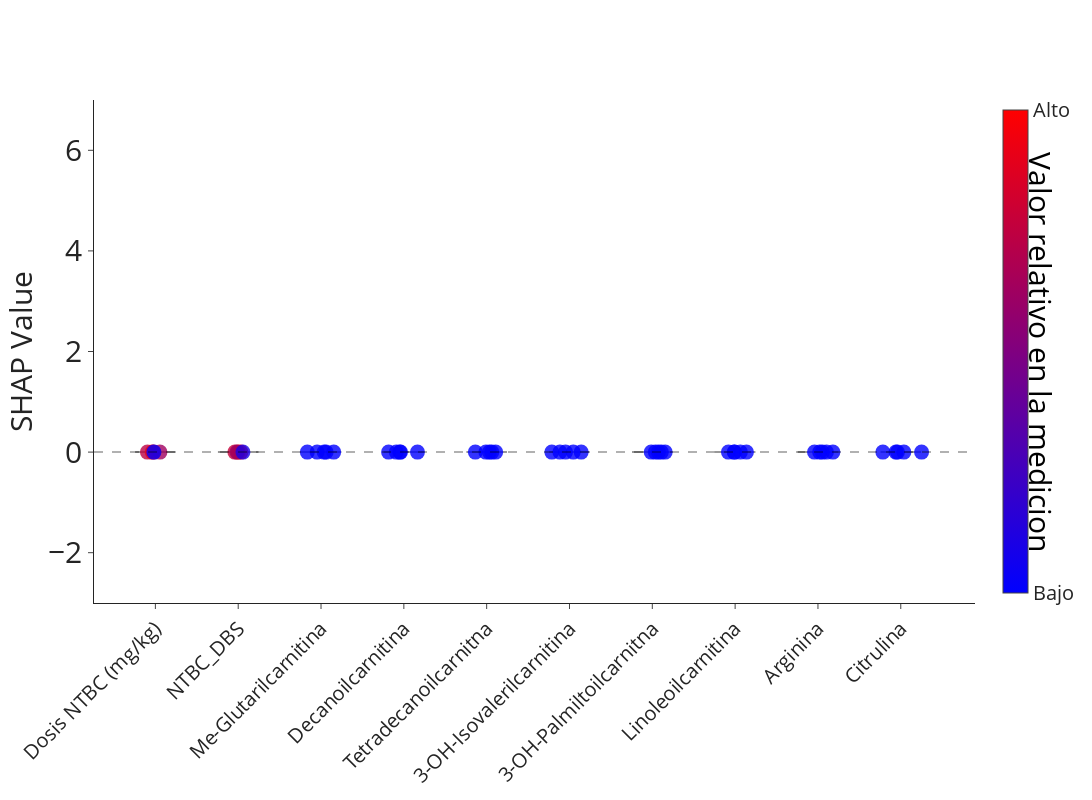

Notebook code for this chart:
### Code cell
import plotly.graph_objects as go
import plotly.express as px
import numpy as np

N_FEATURES : int = 10 # Features a mostrar

for PACIENTE in range(0,16):
    
    print(f"Mostrando ventana de [{(PACIENTE)*6}:{(PACIENTE+1)*6-1}]")

    fig = go.Figure()
    for n, feature in enumerate(df2.columns[:N_FEATURES]):

        fig.add_trace(go.Violin(
            y=pd_shap_values_alterado_colapsado[feature], 
            x=[n]*df2.shape[0], 
            name=feature,
            box_visible=False,
            meanline_visible=False,
            opacity=0.4,
            line_color='black',
            fillcolor='lightgray',
        ))

        # PUNTOS DE LA FIGURA
        fig.add_trace(go.Scatter(
            y=pd_shap_values_alterado_colapsado[feature][(PACIENTE)*6:(PACIENTE+1)*6-1], 
            x=np.random.normal(n,0.1,df2.shape[0])[(PACIENTE)*6:(PACIENTE+1)*6-1], # Dummy con distribucion normal para separar puntos
            mode='markers',
            marker=dict(
                size=15, 
                color=df2[feature].rank(pct=True), 
                colorscale="bluered", 
                opacity=0.8,
            ),
            name=feature,
            orientation='h', # 
        ))

    # Define los Ticks con los nombres de las features
    fig.update_xaxes(
        tickvals=list(range(N_FEATURES)), 
        ticktext=df2[:N_FEATURES].columns,
        tickangle=-45, 
        tickfont=dict(size=20),
    )
    
    # Define la escala del eje vertical, dentro de los SHAP values normales
    fig.update_yaxes(
        title="SHAP Value",
        range=[-3,7],
        tickfont=dict(size=30),
    )

    # Trace vacio para poner la escala de color...
    fig.add_trace(go.Scatter(
        x=[None], y=[None], mode='markers',
        marker=dict(
            colorscale="bluered", 
            showscale=True,
            cmin=-5, cmax=5,
            colorbar=dict(
                thickness=25, 
                tickvals=[-5, 5], 
                ticktext=['Bajo', 'Alto'], 
                outlinewidth=1, 
                tickfont=dict(size=20),
                #orientation='h', # Barra horizontal
            )
        ),
        hoverinfo='none'
    ))
    # ...y le pone una anotacion titulo a dicha barra de color
    # (esto es para la barra vertical al costado derecho)
    fig.add_annotation(text="Valor relativo en la medicion", # TODO: mejor descripcion?
        xref="paper", yref="paper",
        x=1.1, y=0.5, textangle=90, 
        showarrow=False,
        font=dict(
            color="black",
            size=30
        ),
    )

    # Inlcuye una linea para aportes positivos de negativos
    fig.add_hline(
        y=0.0, 
        line_width=2, 
        line_dash="dash", 
        line_color="black"
    )
    fig.update_yaxes(title_font=dict(size=30))


    fig.update_layout(
        # title="Model feature importance",
        template='simple_white',
        showlegend=False, 
        coloraxis_showscale=True,
        autosize=False,
        width=1900, # MODIFICAR PARA ESCALA DE FIGURA
        height=800, # MODIFICAR PARA ESCALA DE FIGURA
    )

    fig.write_image(f"fig/shap_paciente_{PACIENTE}.png")
fig.show()

### Figure 1 — Plotly figure (JSON) as saved in the notebook; plotly's stock layout.template omitted (floating-point values rounded to 4 significant figures)
{"data": [{"box": {"visible": false}, "fillcolor": "lightgray", "line": {"color": "black"}, "meanline": {"visible": false}, "name": "Dosis NTBC (mg/kg)", "opacity": 0.4, "type": "violin", "x": [0, 0, 0, 0, 0, 0, 0, 0, 0, 0, 0, 0, 0, 0, 0, 0, 0, 0, 0, 0, 0, 0, 0, 0, 0, 0, 0, 0, 0, 0, 0, 0, 0, 0, 0, 0, 0, 0, 0, 0, 0, 0, 0, 0, 0, 0, 0, 0, 0, 0, 0, 0, 0, 0, 0, 0, 0, 0, 0, 0, 0, 0, 0, 0, 0, 0, 0, 0, 0, 0, 0, 0, 0, 0, 0, 0, 0, 0, 0, 0, 0, 0, 0, 0, 0, 0, 0, 0, 0, 0, 0, 0, 0, 0, 0, 0, 0, 0, 0, 0, 0, 0, 0, 0, 0, 0, 0, 0, 0, 0, 0, 0, 0, 0], "y": [0, 0, 0, 0, 0, 0, 0, 0, 0, 0, 0, 0, 0, 0, 0, 0, 0, 0, 0, 0, 0, 0, 0, 0, 0, 0, 0, 0, 0, 0, 0, 0, 0, 0, 0, 0, 0, 0, 0, 0, 0, 0, 0, 0, 0, 0, 0, 0, 0, 0, 0, 0, 0, 0, 0, 0, 0, 0, 0, 0, 0, 0, 0, 0, 0, 0, 0, 0, 0, 0, 0, 0, 0, 0, 0, 0, 0, 0, 0, 0, 0, 0, 0, 0, 0, 0, 0, 0, 0, 0, 0, 0, 0, 0, 0, 0, 0, 0, 0, 0, 0, 0, 0, 0, 0, 0, 0, 0, 0, 0, 0, 0, 0, 0]}, {"marker": {"color": [0.7368, 0.886, 0.7544, 0.6316, 0.03509, 0.8772, 0.8947, 0.8684, 0.7632, 0.8202, 0.8202, 0.1579, 0.5088, 0.3772, 0.3421, 0.2807, 0.1754, 0.2105, 0.2456, 0.008772, 0.01754, 0.7018, 0.6667, 0.6447, 0.7105, 0.7456, 0.8509, 0.7193, 0.5789, 0.4254, 0.3596, 0.1404, 0.09649, 0.08772, 0.5351, 0.4561, 0.2632, 0.2368, 0.193, 0.2544, 0.5263, 0.1667, 0.07018, 0.02632, 0.3509, 0.4123, 0.9474, 0.7895, 0.5482, 0.443, 0.1842, 0.114, 0.114, 0.114, 0.7281, 0.614, 0.5175, 0.4825, 0.5482, 0.5, 0.3158, 0.2895, 0.9825, 0.9912, 0.9649, 0.7982, 0.6842, 0.693, 0.9211, 0.9561, 0.6447, 0.6228, 0.7807, 0.9035, 0.6754, 0.4254, 0.2982, 0.3333, 0.3947, 0.8421, 0.8596, 0.4737, 0.386, 0.3246, 0.307, 0.2719, 0.2281, 0.1491, 0.0614, 1, 0.5965, 0.5877, 0.9386, 0.7719, 0.8202, 0.8202, 0.443, 0.2018, 0.6579, 0.5702, 0.07895, 0.05263, 0.04386, 0.5614, 0.9298, 0.2193, 0.1316, 0.4649, 0.6053, 0.4912, 0.3684, 0.9737, 0.9123, 0.4035], "colorscale": [[0, "rgb(0,0,255)"], [1, "rgb(255,0,0)"]], "opacity": 0.8, "size": 15}, "mode": "markers", "name": "Dosis NTBC (mg/kg)", "orientation": "h", "type": "scatter", "x": [-0.09617, -0.0375, -0.02218, 0.055, -0.01744], "y": [0, 0, 0, 0, 0]}, {"box": {"visible": false}, "fillcolor": "lightgray", "line": {"color": "black"}, "meanline": {"visible": false}, "name": "NTBC_DBS", "opacity": 0.4, "type": "violin", "x": [1, 1, 1, 1, 1, 1, 1, 1, 1, 1, 1, 1, 1, 1, 1, 1, 1, 1, 1, 1, 1, 1, 1, 1, 1, 1, 1, 1, 1, 1, 1, 1, 1, 1, 1, 1, 1, 1, 1, 1, 1, 1, 1, 1, 1, 1, 1, 1, 1, 1, 1, 1, 1, 1, 1, 1, 1, 1, 1, 1, 1, 1, 1, 1, 1, 1, 1, 1, 1, 1, 1, 1, 1, 1, 1, 1, 1, 1, 1, 1, 1, 1, 1, 1, 1, 1, 1, 1, 1, 1, 1, 1, 1, 1, 1, 1, 1, 1, 1, 1, 1, 1, 1, 1, 1, 1, 1, 1, 1, 1, 1, 1, 1, 1], "y": [0, 0, 0, 0, 0, 0, 0, 0, 0, 0, 0, 0, 0, 0, 0, 0, 0, 0, 0, 0, 0, 0, 0, 0, 0, 0, 0, 0, 0, 0, 0, 0, 0, 0, 0, 0, 0, 0, 0, 0, 0, 0, 0, 0, 0, 0, 0, 0, 0, 0, 0, 0, 0, 0, 0, 0, 0, 0, 0, 0, 0, 0, 0, 0, 0, 0, 0, 0, 0, 0, 0, 0, 0, 0, 0, 0, 0, 0, 0, 0, 0, 0, 0, 0, 0, 0, 0, 0, 0, 0, 0, 0, 0, 0, 0, 0, 0, 0, 0, 0, 0, 0, 0, 0, 0, 0, 0, 0, 0, 0, 0, 0, 0, 0]}, {"marker": {"color": [0.8509, 0.9298, 0.7807, 0.6228, 0.1053, 0.2368, 0.4298, 0.5526, 0.6053, 0.3333, 0.01316, 0.5614, 0.7544, 0.4825, 0.5088, 0.4211, 0.5439, 0.7368, 0.7895, 0.5789, 0.2193, 0.02632, 0.04386, 0.07018, 0.05263, 0.0614, 0.8421, 0.7456, 0.2895, 0.1579, 0.4561, 0.8684, 0.9123, 0.9561, 0.6491, 0.5702, 0.7105, 0.6404, 0.614, 0.3684, 0.8772, 0.8333, 0.6316, 0.7193, 0.7719, 0.1842, 0.4737, 0.4123, 0.1316, 0.09649, 0.7018, 0.1491, 0.1228, 0.114, 0.9386, 0.8947, 0.4912, 0.3509, 0.807, 0.6667, 0.2018, 0.6579, 0.3947, 0.2807, 0.4649, 0.3596, 0.1667, 0.4035, 0.2982, 0.193, 0.307, 0.1754, 0.5877, 0.6842, 0.5965, 0.3421, 0.2456, 0.5, 0.1404, 0.4474, 0.5351, 0.2105, 0.08772, 1, 0.9912, 0.9825, 0.9649, 0.8596, 0.6754, 0.9737, 0.7982, 0.2544, 0.3246, 0.7281, 0.07895, 0.01316, 0.7632, 0.386, 0.03509, 0.5175, 0.9211, 0.8158, 0.693, 0.886, 0.4386, 0.9035, 0.3772, 0.8246, 0.9474, 0.5263, 0.3158, 0.2632, 0.2719, 0.2281], "colorscale": [[0, "rgb(0,0,255)"], [1, "rgb(255,0,0)"]], "opacity": 0.8, "size": 15}, "mode": "markers", "name": "NTBC_DBS", "orientation": "h", "type": "scatter", "x": [1.032, 0.9996, 0.9598, 0.9853, 1.057], "y": [0, 0, 0, 0, 0]}, {"box": {"visible": false}, "fillcolor": "lightgray", "line": {"color": "black"}, "meanline": {"visible": false}, "name": "Me-Glutarilcarnitina", "opacity": 0.4, "type": "violin", "x": [2, 2, 2, 2, 2, 2, 2, 2, 2, 2, 2, 2, 2, 2, 2, 2, 2, 2, 2, 2, 2, 2, 2, 2, 2, 2, 2, 2, 2, 2, 2, 2, 2, 2, 2, 2, 2, 2, 2, 2, 2, 2, 2, 2, 2, 2, 2, 2, 2, 2, 2, 2, 2, 2, 2, 2, 2, 2, 2, 2, 2, 2, 2, 2, 2, 2, 2, 2, 2, 2, 2, 2, 2, 2, 2, 2, 2, 2, 2, 2, 2, 2, 2, 2, 2, 2, 2, 2, 2, 2, 2, 2, 2, 2, 2, 2, 2, 2, 2, 2, 2, 2, 2, 2, 2, 2, 2, 2, 2, 2, 2, 2, 2, 2], "y": [0, 0, 0, 0, 0, 0, 0, 0, 0, 0, 0, 0, 0, 0, 0, 0, 0, 0, 0, 0, 0, 0, 0, 0, 0, 0, 0, 0, 0, 0, 0, 0, 0, 0, 0, 0, 0, 0, 0, 0, 0, 0, 0, 0, 0, 0, 0, 0, 0, 0, 0, 0, 0, 0, 0, 0, 0, 0, 0, 0, 0, 0, 0, 0, 0, 0, 0, 0, 0, 0, 0, 0, 0, 0, 0, 0, 0, 0, 0, 0, 0, 0, 0, 0, 0, 0, 0, 0, 0, 0, 0, 0, 0, 0, 0, 0, 0, 0, 0, 0, 0, 0, 0, 0, 0, 0, 0, 0, 0, 0, 0, 0, 0, 0]}, {"marker": {"color": [0.07456, 0.07456, 0.07456, 0.07456, 0.07456, 0.07456, 0.07456, 0.07456, 0.7456, 0.2675, 0.2675, 0.07456, 0.07456, 0.1667, 0.4912, 0.2675, 0.9912, 1, 0.9211, 0.7456, 0.5702, 0.8684, 0.8684, 0.3947, 0.443, 0.443, 0.8377, 0.8991, 0.5702, 0.3947, 0.3947, 0.9342, 0.9342, 0.7851, 0.6711, 0.8158, 0.5702, 0.6711, 0.3947, 0.3947, 0.6316, 0.3947, 0.2675, 0.2675, 0.2675, 0.4561, 0.6711, 0.7193, 0.4912, 0.4912, 0.4912, 0.7851, 0.7851, 0.7851, 0.4912, 0.6316, 0.4912, 0.4912, 0.9605, 0.9781, 0.8158, 0.7632, 0.9781, 0.9605, 0.6316, 0.5702, 0.3947, 0.5702, 0.2675, 0.3947, 0.3947, 0.7456, 0.07456, 0.07456, 0.1579, 0.1754, 0.6711, 0.2675, 0.8509, 0.5702, 0.5702, 0.7193, 0.8158, 0.2675, 0.2675, 0.2675, 0.2675, 0.2675, 0.2675, 0.07456, 0.07456, 0.07456, 0.07456, 0.6711, 0.2675, 0.2675, 0.1491, 0.9474, 0.5702, 0.5702, 0.2675, 0.2675, 0.2675, 0.5702, 0.7018, 0.2675, 0.6711, 0.8377, 0.886, 0.9123, 0.7193, 0.8991, 0.5702, 0.8684], "colorscale": [[0, "rgb(0,0,255)"], [1, "rgb(255,0,0)"]], "opacity": 0.8, "size": 15}, "mode": "markers", "name": "Me-Glutarilcarnitina", "orientation": "h", "type": "scatter", "x": [2.062, 1.834, 2.153, 2.037, 1.953], "y": [0, 0, 0, 0, 0]}, {"box": {"visible": false}, "fillcolor": "lightgray", "line": {"color": "black"}, "meanline": {"visible": false}, "name": "Decanoilcarnitina", "opacity": 0.4, "type": "violin", "x": [3, 3, 3, 3, 3, 3, 3, 3, 3, 3, 3, 3, 3, 3, 3, 3, 3, 3, 3, 3, 3, 3, 3, 3, 3, 3, 3, 3, 3, 3, 3, 3, 3, 3, 3, 3, 3, 3, 3, 3, 3, 3, 3, 3, 3, 3, 3, 3, 3, 3, 3, 3, 3, 3, 3, 3, 3, 3, 3, 3, 3, 3, 3, 3, 3, 3, 3, 3, 3, 3, 3, 3, 3, 3, 3, 3, 3, 3, 3, 3, 3, 3, 3, 3, 3, 3, 3, 3, 3, 3, 3, 3, 3, 3, 3, 3, 3, 3, 3, 3, 3, 3, 3, 3, 3, 3, 3, 3, 3, 3, 3, 3, 3, 3], "y": [0, 0, 0, 0, 0, 0, 0, 0, 0, 0, 0, 0, 0, 0, 0, 0, 0, 0, 0, 0, 0, 0, 0, 0, 0, 0, 0, 0, 0, 0, 0, 0, 0, 0, 0, 0, 0, 0, 0, 0, 0, 0, 0, 0, 0, 0, 0, 0, 0, 0, 0, 0, 0, 0, 0, 0, 0, 0, 0, 0, 0, 0, 0, 0, 0, 0, 0, 0, 0, 0, 0, 0, 0, 0, 0, 0, 0, 0, 0, 0, 0, 0, 0, 0, 0, 0, 0, 0, 0, 0, 0, 0, 0, 0, 0, 0, 0, 0, 0, 0, 0, 0, 0, 0, 0, 0, 0, 0, 0, 0, 0, 0, 0, 0]}, {"marker": {"color": [0.07456, 0.07456, 0.07456, 0.07456, 0.07456, 0.07456, 0.07456, 0.07456, 0.4386, 0.1842, 0.1754, 0.07456, 0.07456, 0.2412, 0.3684, 0.4386, 0.7193, 0.6667, 0.4561, 0.3904, 0.6842, 0.7061, 0.6491, 0.4649, 0.3114, 0.3684, 0.5746, 0.4825, 0.4123, 0.7368, 0.8114, 0.2807, 0.5044, 0.614, 0.6842, 0.8114, 0.9211, 0.8289, 0.8421, 0.5263, 0.7982, 0.6842, 0.3904, 0.4123, 0.4825, 0.8596, 0.8947, 0.8509, 0.8816, 0.7851, 0.5044, 0.7544, 0.7544, 0.7544, 0.7061, 0.7281, 0.5746, 0.5439, 0.9386, 0.9474, 0.5439, 0.5746, 1, 0.9737, 0.9825, 0.9912, 0.9561, 0.614, 0.614, 0.614, 0.5439, 0.3114, 0.07456, 0.07456, 0.1491, 0.2544, 0.3421, 0.2675, 0.4386, 0.2105, 0.1667, 0.2105, 0.2675, 0.2895, 0.193, 0.2412, 0.614, 0.9035, 0.9123, 0.07456, 0.07456, 0.07456, 0.07456, 0.3421, 0.1579, 0.3114, 0.2105, 0.6579, 0.3684, 0.4825, 0.5175, 0.4123, 0.2281, 0.7851, 0.8684, 0.3421, 0.6404, 0.7719, 0.8816, 0.9298, 0.8289, 0.9649, 0.5746, 0.3114], "colorscale": [[0, "rgb(0,0,255)"], [1, "rgb(255,0,0)"]], "opacity": 0.8, "size": 15}, "mode": "markers", "name": "Decanoilcarnitina", "orientation": "h", "type": "scatter", "x": [2.951, 2.815, 2.96, 3.164, 2.909], "y": [0, 0, 0, 0, 0]}, {"box": {"visible": false}, "fillcolor": "lightgray", "line": {"color": "black"}, "meanline": {"visible": false}, "name": "Tetradecanoilcarnitna", "opacity": 0.4, "type": "violin", "x": [4, 4, 4, 4, 4, 4, 4, 4, 4, 4, 4, 4, 4, 4, 4, 4, 4, 4, 4, 4, 4, 4, 4, 4, 4, 4, 4, 4, 4, 4, 4, 4, 4, 4, 4, 4, 4, 4, 4, 4, 4, 4, 4, 4, 4, 4, 4, 4, 4, 4, 4, 4, 4, 4, 4, 4, 4, 4, 4, 4, 4, 4, 4, 4, 4, 4, 4, 4, 4, 4, 4, 4, 4, 4, 4, 4, 4, 4, 4, 4, 4, 4, 4, 4, 4, 4, 4, 4, 4, 4, 4, 4, 4, 4, 4, 4, 4, 4, 4, 4, 4, 4, 4, 4, 4, 4, 4, 4, 4, 4, 4, 4, 4, 4], "y": [0, 0, 0, 0, 0, 0, 0, 0, 0, 0, 0, 0, 0, 0, 0, 0, 0, 0, 0, 0, 0, 0, 0, 0, 0, 0, 0, 0, 0, 0, 0, 0, 0, 0, 0, 0, 0, 0, 0, 0, 0, 0, 0, 0, 0, 0, 0, 0, 0, 0, 0, 0, 0, 0, 0, 0, 0, 0, 0, 0, 0, 0, 0, 0, 0, 0, 0, 0, 0, 0, 0, 0, 0, 0, 0, 0, 0, 0, 0, 0, 0, 0, 0, 0, 0, 0, 0, 0, 0, 0, 0, 0, 0, 0, 0, 0, 0, 0, 0, 0, 0, 0, 0, 0, 0, 0, 0, 0, 0, 0, 0, 0, 0, 0]}, {"marker": {"color": [0.07456, 0.07456, 0.07456, 0.07456, 0.07456, 0.07456, 0.07456, 0.07456, 0.3202, 0.4649, 0.75, 0.07456, 0.07456, 0.193, 0.2807, 0.4649, 0.2061, 0.1711, 0.1711, 0.1711, 0.1711, 0.9167, 0.9167, 0.9605, 0.9474, 0.9605, 0.4649, 0.5307, 0.3947, 0.4298, 0.4649, 0.614, 0.6623, 0.6623, 0.5789, 0.6623, 0.7939, 0.8465, 0.8465, 0.8816, 0.8816, 0.8246, 0.8246, 0.8596, 0.8816, 0.9825, 0.7018, 0.5307, 0.5307, 0.2632, 0.3947, 0.3947, 0.3947, 0.3947, 0.614, 0.5789, 0.3202, 0.3202, 0.75, 0.5307, 0.2237, 0.2632, 0.7939, 0.614, 0.2632, 0.3202, 0.3202, 0.7018, 0.75, 0.7018, 0.7018, 0.5614, 0.07456, 0.07456, 0.2061, 0.7018, 0.9737, 0.9167, 0.6623, 0.4649, 0.5307, 0.3596, 0.2412, 0.5789, 0.5, 0.7281, 0.9386, 0.9956, 0.9956, 0.07456, 0.07456, 0.07456, 0.07456, 0.3202, 0.614, 0.75, 0.1491, 0.2412, 0.9167, 0.5307, 0.614, 0.4649, 0.3202, 0.8816, 0.8246, 0.4649, 0.3947, 0.7939, 0.7939, 0.3202, 0.2237, 0.3947, 0.7719, 0.6404], "colorscale": [[0, "rgb(0,0,255)"], [1, "rgb(255,0,0)"]], "opacity": 0.8, "size": 15}, "mode": "markers", "name": "Tetradecanoilcarnitna", "orientation": "h", "type": "scatter", "x": [3.863, 4.033, 3.99, 4.109, 4.062], "y": [0, 0, 0, 0, 0]}, {"box": {"visible": false}, "fillcolor": "lightgray", "line": {"color": "black"}, "meanline": {"visible": false}, "name": "3-OH-Isovalerilcarnitina", "opacity": 0.4, "type": "violin", "x": [5, 5, 5, 5, 5, 5, 5, 5, 5, 5, 5, 5, 5, 5, 5, 5, 5, 5, 5, 5, 5, 5, 5, 5, 5, 5, 5, 5, 5, 5, 5, 5, 5, 5, 5, 5, 5, 5, 5, 5, 5, 5, 5, 5, 5, 5, 5, 5, 5, 5, 5, 5, 5, 5, 5, 5, 5, 5, 5, 5, 5, 5, 5, 5, 5, 5, 5, 5, 5, 5, 5, 5, 5, 5, 5, 5, 5, 5, 5, 5, 5, 5, 5, 5, 5, 5, 5, 5, 5, 5, 5, 5, 5, 5, 5, 5, 5, 5, 5, 5, 5, 5, 5, 5, 5, 5, 5, 5, 5, 5, 5, 5, 5, 5], "y": [0, 0, 0, 0, 0, 0, 0, 0, 0, 0, 0, 0, 0, 0, 0, 0, 0, 0, 0, 0, 0, 0, 0, 0, 0, 0, 0, 0, 0, 0, 0, 0, 0, 0, 0, 0, 0, 0, 0, 0, 0, 0, 0, 0, 0, 0, 0, 0, 0, 0, 0, 0, 0, 0, 0, 0, 0, 0, 0, 0, 0, 0, 0, 0, 0, 0, 0, 0, 0, 0, 0, 0, 0, 0, 0, 0, 0, 0, 0, 0, 0, 0, 0, 0, 0, 0, 0, 0, 0, 0, 0, 0, 0, 0, 0, 0, 0, 0, 0, 0, 0, 0, 0, 0, 0, 0, 0, 0, 0, 0, 0, 0, 0, 0]}, {"marker": {"color": [0.07456, 0.07456, 0.07456, 0.07456, 0.07456, 0.07456, 0.07456, 0.07456, 0.4561, 0.3026, 0.2105, 0.07456, 0.07456, 0.3246, 0.6228, 0.636, 0.386, 0.2105, 0.2105, 0.2325, 0.2456, 0.4035, 0.4561, 0.4298, 0.3465, 0.3246, 0.9561, 0.9825, 0.8553, 0.8026, 0.8333, 0.4781, 0.3596, 0.2675, 1, 0.9912, 0.9737, 0.9474, 0.9649, 0.9386, 0.8158, 0.7193, 0.6579, 0.5965, 0.5395, 0.4035, 0.1886, 0.1886, 0.2675, 0.2325, 0.7807, 0.5702, 0.5702, 0.5702, 0.7807, 0.9123, 0.8947, 0.8772, 0.7018, 0.636, 0.5395, 0.5877, 0.8553, 0.9035, 0.6842, 0.6053, 0.6579, 0.5175, 0.3772, 0.3465, 0.2851, 0.3684, 0.07456, 0.07456, 0.1579, 0.4561, 0.8553, 0.7632, 0.7807, 0.6842, 0.8246, 0.886, 0.9254, 0.4781, 0.4386, 0.5088, 0.614, 0.7281, 0.7105, 0.07456, 0.07456, 0.07456, 0.07456, 0.4035, 0.2544, 0.1754, 0.1491, 0.4956, 0.4211, 0.9254, 0.1667, 0.2851, 0.3026, 0.7368, 0.3246, 0.8553, 0.6579, 0.6842, 0.8026, 0.5526, 0.4956, 0.7456, 0.5263, 0.7544], "colorscale": [[0, "rgb(0,0,255)"], [1, "rgb(255,0,0)"]], "opacity": 0.8, "size": 15}, "mode": "markers", "name": "3-OH-Isovalerilcarnitina", "orientation": "h", "type": "scatter", "x": [4.787, 5.046, 5.141, 4.884, 4.952], "y": [0, 0, 0, 0, 0]}, {"box": {"visible": false}, "fillcolor": "lightgray", "line": {"color": "black"}, "meanline": {"visible": false}, "name": "3-OH-Palmiltoilcarnitna", "opacity": 0.4, "type": "violin", "x": [6, 6, 6, 6, 6, 6, 6, 6, 6, 6, 6, 6, 6, 6, 6, 6, 6, 6, 6, 6, 6, 6, 6, 6, 6, 6, 6, 6, 6, 6, 6, 6, 6, 6, 6, 6, 6, 6, 6, 6, 6, 6, 6, 6, 6, 6, 6, 6, 6, 6, 6, 6, 6, 6, 6, 6, 6, 6, 6, 6, 6, 6, 6, 6, 6, 6, 6, 6, 6, 6, 6, 6, 6, 6, 6, 6, 6, 6, 6, 6, 6, 6, 6, 6, 6, 6, 6, 6, 6, 6, 6, 6, 6, 6, 6, 6, 6, 6, 6, 6, 6, 6, 6, 6, 6, 6, 6, 6, 6, 6, 6, 6, 6, 6], "y": [0, 0, 0, 0, 0, 0, 0, 0, 0, 0, 0, 0, 0, 0, 0, 0, 0, 0, 0, 0, 0, 0, 0, 0, 0, 0, 0, 0, 0, 0, 0, 0, 0, 0, 0, 0, 0, 0, 0, 0, 0, 0, 0, 0, 0, 0, 0, 0, 0, 0, 0, 0, 0, 0, 0, 0, 0, 0, 0, 0, 0, 0, 0, 0, 0, 0, 0, 0, 0, 0, 0, 0, 0, 0, 0, 0, 0, 0, 0, 0, 0, 0, 0, 0, 0, 0, 0, 0, 0, 0, 0, 0, 0, 0, 0, 0, 0, 0, 0, 0, 0, 0, 0, 0, 0, 0, 0, 0, 0, 0, 0, 0, 0, 0]}, {"marker": {"color": [0.07456, 0.07456, 0.07456, 0.07456, 0.07456, 0.07456, 0.07456, 0.07456, 0.886, 0.886, 0.4825, 0.07456, 0.07456, 0.1711, 0.4825, 0.4825, 0.886, 0.4825, 0.4825, 0.4825, 0.4825, 0.886, 0.886, 0.4825, 0.4825, 0.4825, 0.4825, 0.4825, 0.4825, 0.4825, 0.4825, 0.4825, 0.4825, 0.4825, 0.4825, 0.4825, 0.4825, 0.4825, 0.4825, 0.4825, 0.886, 0.886, 0.4825, 0.4825, 0.4825, 0.4825, 0.4825, 0.4825, 0.4825, 0.4825, 0.4825, 0.4825, 0.4825, 0.4825, 0.4825, 0.4825, 0.4825, 0.4825, 0.4825, 0.4825, 0.4825, 0.4825, 0.4825, 0.4825, 0.4825, 0.4825, 0.4825, 0.886, 0.886, 0.4825, 0.4825, 0.4825, 0.07456, 0.07456, 0.1535, 0.1711, 0.4825, 0.4825, 0.886, 0.9912, 0.886, 0.7982, 0.4825, 0.886, 0.9825, 1, 0.9649, 0.807, 0.7895, 0.07456, 0.07456, 0.07456, 0.07456, 0.886, 0.4825, 0.4825, 0.1535, 0.886, 0.886, 0.4825, 0.4825, 0.4825, 0.4825, 0.886, 0.4825, 0.4825, 0.4825, 0.4825, 0.4825, 0.4825, 0.4825, 0.4825, 0.886, 0.9737], "colorscale": [[0, "rgb(0,0,255)"], [1, "rgb(255,0,0)"]], "opacity": 0.8, "size": 15}, "mode": "markers", "name": "3-OH-Palmiltoilcarnitna", "orientation": "h", "type": "scatter", "x": [6.074, 6.109, 5.987, 6.036, 6.155], "y": [0, 0, 0, 0, 0]}, {"box": {"visible": false}, "fillcolor": "lightgray", "line": {"color": "black"}, "meanline": {"visible": false}, "name": "Linoleoilcarnitina", "opacity": 0.4, "type": "violin", "x": [7, 7, 7, 7, 7, 7, 7, 7, 7, 7, 7, 7, 7, 7, 7, 7, 7, 7, 7, 7, 7, 7, 7, 7, 7, 7, 7, 7, 7, 7, 7, 7, 7, 7, 7, 7, 7, 7, 7, 7, 7, 7, 7, 7, 7, 7, 7, 7, 7, 7, 7, 7, 7, 7, 7, 7, 7, 7, 7, 7, 7, 7, 7, 7, 7, 7, 7, 7, 7, 7, 7, 7, 7, 7, 7, 7, 7, 7, 7, 7, 7, 7, 7, 7, 7, 7, 7, 7, 7, 7, 7, 7, 7, 7, 7, 7, 7, 7, 7, 7, 7, 7, 7, 7, 7, 7, 7, 7, 7, 7, 7, 7, 7, 7], "y": [0, 0, 0, 0, 0, 0, 0, 0, 0, 0, 0, 0, 0, 0, 0, 0, 0, 0, 0, 0, 0, 0, 0, 0, 0, 0, 0, 0, 0, 0, 0, 0, 0, 0, 0, 0, 0, 0, 0, 0, 0, 0, 0, 0, 0, 0, 0, 0, 0, 0, 0, 0, 0, 0, 0, 0, 0, 0, 0, 0, 0, 0, 0, 0, 0, 0, 0, 0, 0, 0, 0, 0, 0, 0, 0, 0, 0, 0, 0, 0, 0, 0, 0, 0, 0, 0, 0, 0, 0, 0, 0, 0, 0, 0, 0, 0, 0, 0, 0, 0, 0, 0, 0, 0, 0, 0, 0, 0, 0, 0, 0, 0, 0, 0]}, {"marker": {"color": [0.07456, 0.07456, 0.07456, 0.07456, 0.07456, 0.07456, 0.07456, 0.07456, 0.1754, 0.1842, 0.4211, 0.07456, 0.07456, 0.2105, 0.6842, 0.7807, 0.9123, 0.7895, 0.4298, 0.2281, 0.2193, 0.9254, 0.9737, 1, 0.9868, 0.9561, 0.6535, 0.7544, 0.5877, 0.6404, 0.693, 0.3816, 0.6228, 0.5614, 0.5088, 0.6053, 0.6754, 0.5263, 0.3377, 0.2719, 0.2895, 0.5526, 0.6053, 0.6316, 0.6535, 0.5439, 0.7719, 0.7368, 0.6667, 0.2368, 0.3684, 0.4035, 0.4035, 0.4035, 0.7281, 0.8991, 0.8246, 0.7018, 0.8684, 0.8991, 0.307, 0.4386, 0.8509, 0.9868, 0.7982, 0.5702, 0.4737, 0.193, 0.2456, 0.4868, 0.3158, 0.3246, 0.07456, 0.07456, 0.1579, 0.5351, 0.886, 0.7456, 0.5, 0.7105, 0.8772, 0.8596, 0.8333, 0.3377, 0.2632, 0.2982, 0.7632, 0.9386, 0.9649, 0.07456, 0.07456, 0.07456, 0.07456, 0.1667, 0.2544, 0.3596, 0.1491, 0.8158, 0.9474, 0.807, 0.5175, 0.4561, 0.2807, 0.3509, 0.6053, 0.4868, 0.3816, 0.4474, 0.7193, 0.8421, 0.4649, 0.9254, 0.2018, 0.5789], "colorscale": [[0, "rgb(0,0,255)"], [1, "rgb(255,0,0)"]], "opacity": 0.8, "size": 15}, "mode": "markers", "name": "Linoleoilcarnitina", "orientation": "h", "type": "scatter", "x": [6.991, 6.919, 7.063, 7.137, 6.99], "y": [0, 0, 0, 0, 0]}, {"box": {"visible": false}, "fillcolor": "lightgray", "line": {"color": "black"}, "meanline": {"visible": false}, "name": "Arginina", "opacity": 0.4, "type": "violin", "x": [8, 8, 8, 8, 8, 8, 8, 8, 8, 8, 8, 8, 8, 8, 8, 8, 8, 8, 8, 8, 8, 8, 8, 8, 8, 8, 8, 8, 8, 8, 8, 8, 8, 8, 8, 8, 8, 8, 8, 8, 8, 8, 8, 8, 8, 8, 8, 8, 8, 8, 8, 8, 8, 8, 8, 8, 8, 8, 8, 8, 8, 8, 8, 8, 8, 8, 8, 8, 8, 8, 8, 8, 8, 8, 8, 8, 8, 8, 8, 8, 8, 8, 8, 8, 8, 8, 8, 8, 8, 8, 8, 8, 8, 8, 8, 8, 8, 8, 8, 8, 8, 8, 8, 8, 8, 8, 8, 8, 8, 8, 8, 8, 8, 8], "y": [0, 0, 0, 0, 0, 0, 0, 0, 0, 0, 0, 0, 0, 0, 0, 0, 0, 0, 0, 0, 0, 0, 0, 0, 0, 0, 0, 0, 0, 0, 0, 0, 0, 0, 0, 0, 0, 0, 0, 0, 0, 0, 0, 0, 0, 0, 0, 0, 0, 0, 0, 0, 0, 0, 0, 0, 0, 0, 0, 0, 0, 0, 0, 0, 0, 0, 0, 0, 0, 0, 0, 0, 0, 0, 0, 0, 0, 0, 0, 0, 0, 0, 0, 0, 0, 0, 0, 0, 0, 0, 0, 0, 0, 0, 0, 0, 0, 0, 0, 0, 0, 0, 0, 0, 0, 0, 0, 0, 0, 0, 0, 0, 0, 0]}, {"marker": {"color": [0.07456, 0.07456, 0.07456, 0.07456, 0.07456, 0.07456, 0.07456, 0.07456, 1, 0.8772, 0.7193, 0.07456, 0.07456, 0.3772, 0.7018, 0.7281, 0.6053, 0.5614, 0.5, 0.4123, 0.4649, 0.4211, 0.4035, 0.1667, 0.1491, 0.1754, 0.8947, 0.9386, 0.6404, 0.5351, 0.5088, 0.6754, 0.5439, 0.6316, 0.9474, 0.9123, 0.7895, 0.5526, 0.5702, 0.693, 0.9035, 0.9649, 0.6667, 0.4825, 0.4474, 0.3333, 0.2544, 0.2105, 0.2368, 0.2807, 0.5877, 0.3158, 0.3158, 0.3158, 0.7632, 0.8684, 0.886, 0.6579, 0.9211, 0.9298, 0.7544, 0.6842, 0.2632, 0.1842, 0.2193, 0.386, 0.2895, 0.4912, 0.3947, 0.2982, 0.3421, 0.3509, 0.07456, 0.07456, 0.2018, 0.4298, 0.6228, 0.5789, 0.8596, 0.614, 0.5175, 0.3596, 0.193, 0.9825, 0.9561, 0.807, 0.5965, 0.4737, 0.3684, 0.07456, 0.07456, 0.07456, 0.07456, 0.9912, 0.7719, 0.7982, 0.1579, 0.7368, 0.2456, 0.6491, 0.5263, 0.8158, 0.8421, 0.9737, 0.2719, 0.7105, 0.4561, 0.8509, 0.7807, 0.8246, 0.7456, 0.2281, 0.4386, 0.8333], "colorscale": [[0, "rgb(0,0,255)"], [1, "rgb(255,0,0)"]], "opacity": 0.8, "size": 15}, "mode": "markers", "name": "Arginina", "orientation": "h", "type": "scatter", "x": [8.18, 8.103, 8.02, 7.958, 8.053], "y": [0, 0, 0, 0, 0]}, {"box": {"visible": false}, "fillcolor": "lightgray", "line": {"color": "black"}, "meanline": {"visible": false}, "name": "Citrulina", "opacity": 0.4, "type": "violin", "x": [9, 9, 9, 9, 9, 9, 9, 9, 9, 9, 9, 9, 9, 9, 9, 9, 9, 9, 9, 9, 9, 9, 9, 9, 9, 9, 9, 9, 9, 9, 9, 9, 9, 9, 9, 9, 9, 9, 9, 9, 9, 9, 9, 9, 9, 9, 9, 9, 9, 9, 9, 9, 9, 9, 9, 9, 9, 9, 9, 9, 9, 9, 9, 9, 9, 9, 9, 9, 9, 9, 9, 9, 9, 9, 9, 9, 9, 9, 9, 9, 9, 9, 9, 9, 9, 9, 9, 9, 9, 9, 9, 9, 9, 9, 9, 9, 9, 9, 9, 9, 9, 9, 9, 9, 9, 9, 9, 9, 9, 9, 9, 9, 9, 9], "y": [0, 0, 0, 0, 0, 0, 0, 0, 0, 0, 0, 0, 0, 0, 0, 0, 0, 0, 0, 0, 0, 0, 0, 0, 0, 0, 0, 0, 0, 0, 0, 0, 0, 0, 0, 0, 0, 0, 0, 0, 0, 0, 0, 0, 0, 0, 0, 0, 0, 0, 0, 0, 0, 0, 0, 0, 0, 0, 0, 0, 0, 0, 0, 0, 0, 0, 0, 0, 0, 0, 0, 0, 0, 0, 0, 0, 0, 0, 0, 0, 0, 0, 0, 0, 0, 0, 0, 0, 0, 0, 0, 0, 0, 0, 0, 0, 0, 0, 0, 0, 0, 0, 0, 0, 0, 0, 0, 0, 0, 0, 0, 0, 0, 0]}, {"marker": {"color": [0.07456, 0.07456, 0.07456, 0.07456, 0.07456, 0.07456, 0.07456, 0.07456, 0.8596, 0.8158, 0.5965, 0.07456, 0.07456, 0.2632, 0.8246, 0.8947, 0.5351, 0.5175, 0.4386, 0.2807, 0.3246, 0.9035, 0.9825, 1, 0.9693, 0.9693, 0.7368, 0.6404, 0.386, 0.3509, 0.5, 0.6316, 0.5877, 0.7719, 0.6053, 0.5789, 0.4912, 0.4825, 0.5614, 0.693, 0.6491, 0.886, 0.8509, 0.7281, 0.6228, 0.1754, 0.2193, 0.2719, 0.4211, 0.3158, 0.5263, 0.4035, 0.4035, 0.4035, 0.3333, 0.2456, 0.2544, 0.1842, 0.7018, 0.7544, 0.807, 0.4474, 0.2281, 0.2105, 0.4649, 0.614, 0.5702, 0.2982, 0.4298, 0.3596, 0.307, 0.2895, 0.07456, 0.07456, 0.1579, 0.2368, 0.5526, 0.3772, 0.9123, 0.9211, 0.9386, 0.9474, 0.9561, 0.7632, 0.8333, 0.7193, 0.7456, 0.7895, 0.7105, 0.07456, 0.07456, 0.07456, 0.07456, 0.8684, 0.6754, 0.6579, 0.1491, 0.5439, 0.9912, 0.5088, 0.6842, 0.8772, 0.7982, 0.8421, 0.1667, 0.4561, 0.4737, 0.2018, 0.193, 0.6667, 0.7807, 0.3684, 0.3421, 0.9298], "colorscale": [[0, "rgb(0,0,255)"], [1, "rgb(255,0,0)"]], "opacity": 0.8, "size": 15}, "mode": "markers", "name": "Citrulina", "orientation": "h", "type": "scatter", "x": [9.037, 8.96, 8.942, 9.251, 8.784], "y": [0, 0, 0, 0, 0]}, {"hoverinfo": "none", "marker": {"cmax": 5, "cmin": -5, "colorbar": {"outlinewidth": 1, "thickness": 25, "tickfont": {"size": 20}, "ticktext": ["Bajo", "Alto"], "tickvals": [-5, 5]}, "colorscale": [[0, "rgb(0,0,255)"], [1, "rgb(255,0,0)"]], "showscale": true}, "mode": "markers", "type": "scatter", "x": [null], "y": [null]}], "layout": {"annotations": [{"font": {"color": "black", "size": 30}, "showarrow": false, "text": "Valor relativo en la medicion", "textangle": 90, "x": 1.1, "xref": "paper", "y": 0.5, "yref": "paper"}], "autosize": false, "coloraxis": {"showscale": true}, "height": 800, "shapes": [{"line": {"color": "black", "dash": "dash", "width": 2}, "type": "line", "x0": 0, "x1": 1, "xref": "x domain", "y0": 0, "y1": 0, "yref": "y"}], "showlegend": false, "width": 1900, "xaxis": {"tickangle": -45, "tickfont": {"size": 20}, "ticktext": ["Dosis NTBC (mg/kg)", "NTBC_DBS", "Me-Glutarilcarnitina", "Decanoilcarnitina", "Tetradecanoilcarnitna", "3-OH-Isovalerilcarnitina", "3-OH-Palmiltoilcarnitna", "Linoleoilcarnitina", "Arginina", "Citrulina", "Glicina", "Metionina_GSS", "Fenilalanina_GSS", "SA_GSS", "Valina", "Acetilcarnitina", "Butirilcarnitina", "Glutarilcarnitina", "Hexanoilcarnitina", "Octanoilcarnitina", "Dodecanoilcarnitina", "Tetradecenoilcarnitna", "Palmitoilcarnitina", "Estearoilcarnitina", "3-OH-Linoleoilcarnitina", "Tiglilcarnitina", "Isovalerilcarnitina", "Propionilcarnitina", "GOT", "SA", "Metionina", "Tirosina", "Fenilalanina", "Relación Tirosina/Fenilalanina", "INR", "PT (seg)", "Bili Total", "Bili Directa", "GPT", "GGT", "Carnitina libre", "FosfatasaAlcalina", "Alfa-fetoprot", "Glicemia", "Alanina", "Aspartato", "Glutamato", "Leucina", "Ornitina", "Prolina", "Tirosina_GSS", "alfafeto_bad"], "tickvals": [0, 1, 2, 3, 4, 5, 6, 7, 8, 9]}, "yaxis": {"range": [-3, 7], "tickfont": {"size": 30}, "title": {"font": {"size": 30}, "text": "SHAP Value"}}}}
